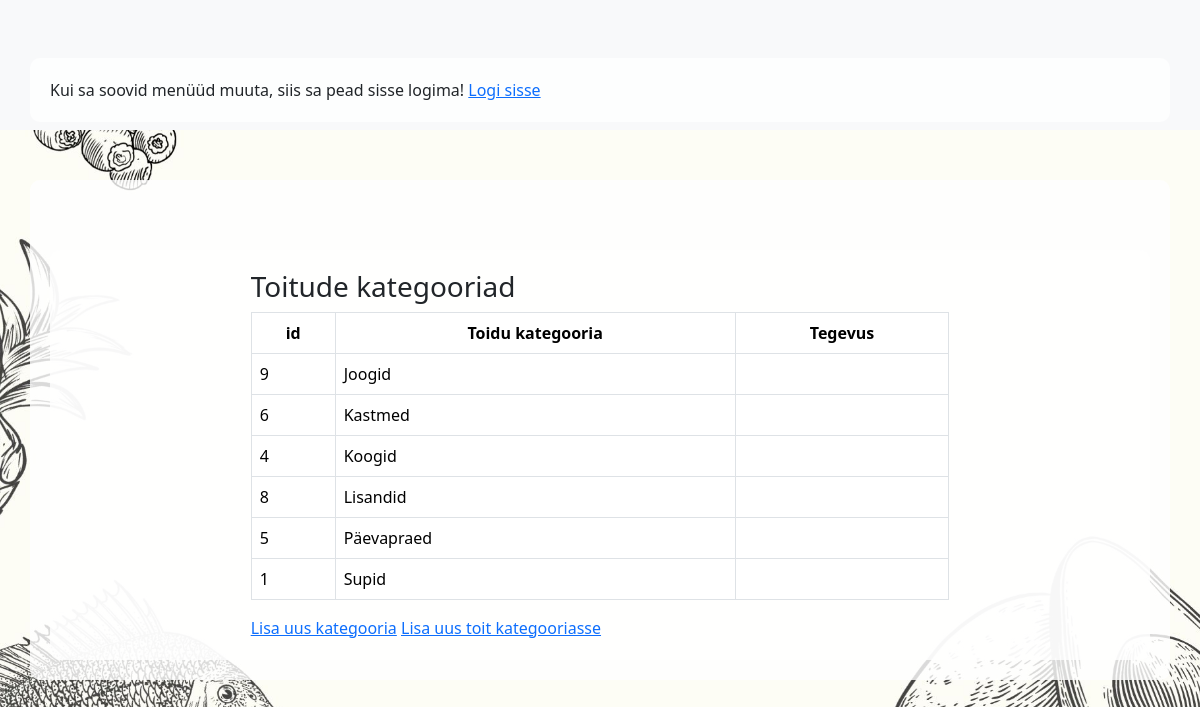
/app_admin/food_list/, run on the app's committed database.
### app_admin/models.py (models this page shows, shortened)
class Category(models.Model):
    number = models.IntegerField(null=True, blank=True, default=0)  # Add a default value here
    name = models.CharField(max_length=255, unique=True, verbose_name="Uue kategooria nimetus")

### app_admin/views.py (the view)
# urls.py: path('food_list/', views.FoodListView.as_view(), name= 'food_list'),
class FoodListView(ListView):
    template_name = 'app_admin/food_list.html'
    model = Category # Connected to Models Student-siit tuleb info
    queryset = Category.objects.order_by('name')  # nime jargi sorteeritud, result ordered by name
    context_object_name = 'categories'  # object_list is default
    paginate_by = 10  # 10 per page in ListView

### app_admin/templates/app_admin/food_list.html (shortened to what this page needs)
{% extends 'base_admin.html' %}
{% block content %}
	<div class="container">
    <div class="row">
        <div class="col-8 mx-auto">
            <h3>Toitude kategooriad</h3>
            <table class="table table-bordered table-hover">
                <thead>
                <tr class="text-center">
                    <th>id</th>
                    <th>Toidu kategooria</th>
                    <th>Tegevus</th>
                </tr>
                </thead>
                <tbody>
                {% for category in categories %}
                	<tr>
                        <td>{{ category.number }}</td>
                    <td>{{ category.name }}</td>
                    <td class="text/center">
                    </td>
                    </tr>
                {% endfor %}
                </tbody>
            </table>
            <a href="{% url 'app_admin:category_create' %}">Lisa uus kategooria</a>
            <a href="{% url 'app_admin:food_create' %}">Lisa uus toit kategooriasse</a>
        </div>
    </div>
    </div>
{% endblock %}

### data on the page
Category: number "9", name "Joogid"
Category: number "6", name "Kastmed"
Category: number "4", name "Koogid"
Category: number "8", name "Lisandid"
Category: number "5", name "Päevapraed"
Category: number "1", name "Supid"
